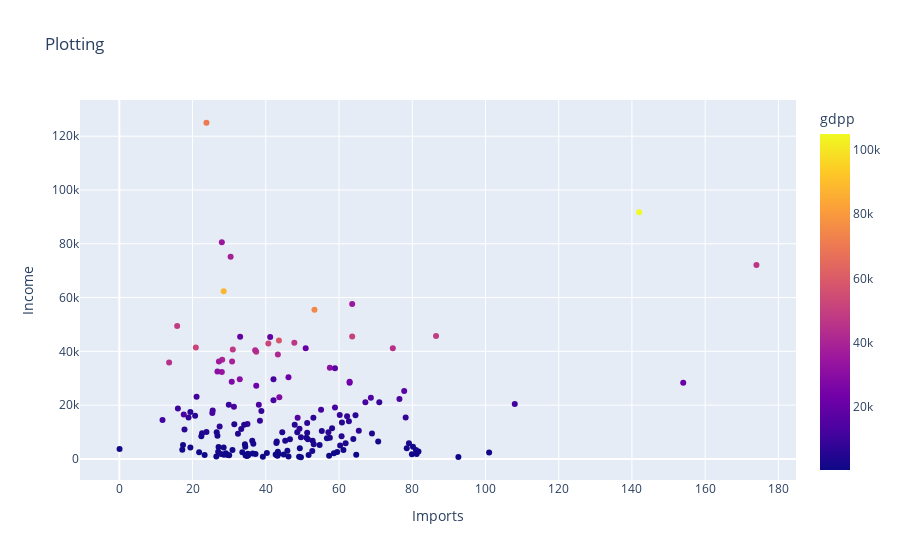

Notebook code for this chart:
### Code cell
from matplotlib import pyplot as plt
import plotly.express as px

# Create an interactive scatter plot
fig = px.scatter(df, x='imports', y='income',
                 title='Plotting',
                 labels={'imports': 'Imports', 'income': 'Income'},
                 color='gdpp',
                 )

fig.show()

### Figure 1 — Plotly figure (JSON) as saved in the notebook; plotly's stock layout.template omitted (floating-point values rounded to 4 significant figures; data arrays with more than 128 entries replaced by an {"elided": "..."} marker saying what was removed)
{"data": [{"hovertemplate": "Imports=%{x}<br>Income=%{y}<br>gdpp=%{marker.color}<extra></extra>", "legendgroup": "", "marker": {"color": {"elided": "167 int values"}, "coloraxis": "coloraxis", "symbol": "circle"}, "mode": "markers", "name": "", "orientation": "v", "showlegend": false, "type": "scatter", "x": {"elided": "167 float values"}, "xaxis": "x", "y": {"elided": "167 int values"}, "yaxis": "y"}], "layout": {"coloraxis": {"colorbar": {"title": {"text": "gdpp"}}, "colorscale": [[0, "#0d0887"], [0.1111, "#46039f"], [0.2222, "#7201a8"], [0.3333, "#9c179e"], [0.4444, "#bd3786"], [0.5556, "#d8576b"], [0.6667, "#ed7953"], [0.7778, "#fb9f3a"], [0.8889, "#fdca26"], [1, "#f0f921"]]}, "legend": {"tracegroupgap": 0}, "title": {"text": "Plotting"}, "xaxis": {"anchor": "y", "domain": [0, 1], "title": {"text": "Imports"}}, "yaxis": {"anchor": "x", "domain": [0, 1], "title": {"text": "Income"}}}}
